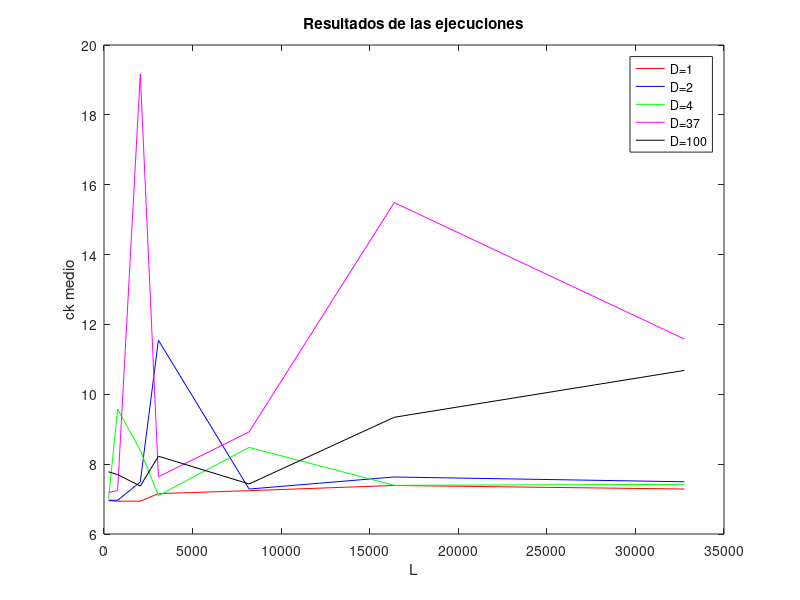
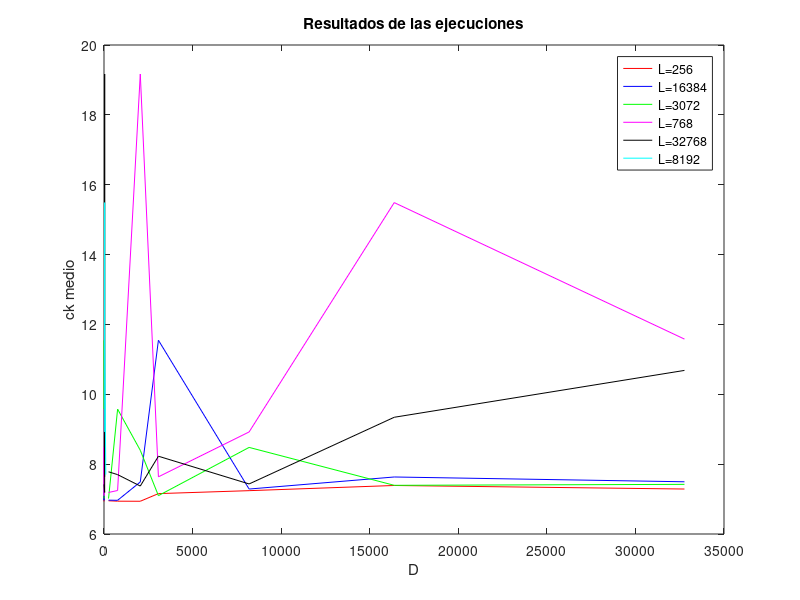

These figures' MATLAB source, in order:
ds = importdata ("results.csv", delimiterIn=",", headerLinesIn=1);

colors = ["r", "b", "g", "m", "k", "c"];

num_L=6;	%Numero de valores distintos de L
num_D=5;	%numero de valores distintos de D

%Gráfica de Ds
l = [];
array_plots = [];

for i = 1:num_D
    indexes = ((i-1)*7)+1:i*7;
    array_plots(i) = plot(ds.data(indexes, 3), ds.data(indexes, 5), "color", colors(i));
    l = [l ds.data(indexes(1), 1)];
    if (i == 1); hold on; endif;
endfor

title("Resultados de las ejecuciones");

legend(array_plots, cellstr(num2str(l', 'D=%-d')));
xlabel("L");
ylabel("ck medio");
print -djpg graphD-L.jpg;


%Para la gráfica de Ls
l = [];
array_plots = [];

for i = 1:num_L
    indexes = (((i-1)*num_D) + 1: i*num_D);
    array_plots(i) = plot(ds.data(indexes, 1), ds.data(indexes, 5), "color", colors(i));
    l = [l ds.data(indexes(1), 3)];
    if (i == 1); hold on; endif;
endfor

title("Resultados de las ejecuciones");

legend(array_plots, cellstr(num2str(l', 'L=%-d')));
xlabel("D");
ylabel("ck medio");
print -djpg graphL-D.jpg;
